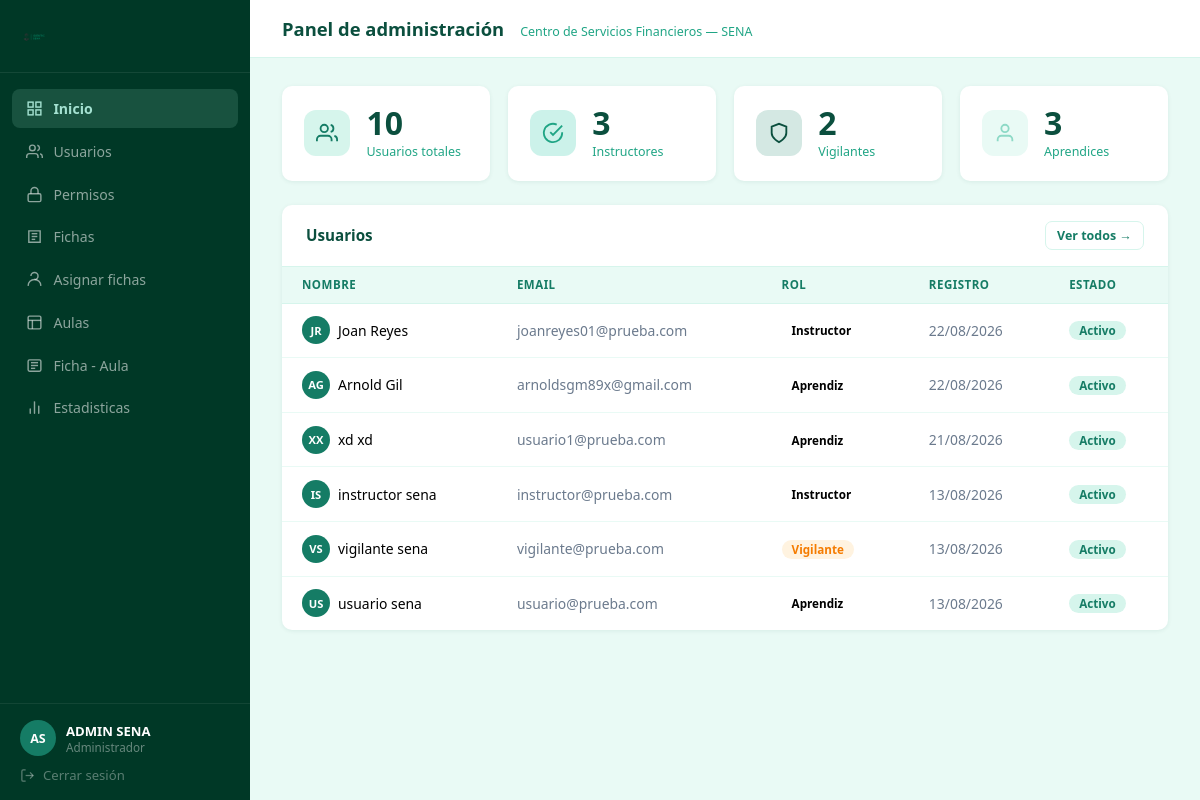
The page /usuarios/dashboard/ (signed in) on the database its author committed.
### usuarios/models.py (models this page shows, shortened)
class Usuario(AbstractUser):
    ROL_CHOICES = [
        ('admin',     'Administrador'),
        ('vigilante', 'Vigilante'),
        ('aprendiz', 'Aprendiz'),
        ('instructor','Instructor'),
    ]
    email           = models.EmailField(unique=True)
    tipoDocumento   = models.CharField(max_length=2)
    numeroDocumento = models.CharField(max_length=20, unique=True)
    nombre          = models.CharField(max_length=50)
    apellido        = models.CharField(max_length=50)
    edad            = models.PositiveIntegerField(blank=True, null=True)
    telefono        = models.CharField(max_length=15, blank=True, null=True)
    rol = models.CharField(
        max_length=20,
        choices=ROL_CHOICES,
        default='aprendiz',
    )
    USERNAME_FIELD  = 'email'
    REQUIRED_FIELDS = ['username', 'nombre', 'apellido']

### usuarios/views.py (the view)
# urls.py: path('dashboard/', views.dashboard, name='dashboard'),
@login_required
@user_passes_test(es_admin, login_url='login')
def dashboard(request):
    total = Usuario.objects.count()
    activos = Usuario.objects.filter(
        is_active=True
    ).count()
    vigilantes = Usuario.objects.filter(
        rol='vigilante'
    ).count()
    aprendices = Usuario.objects.filter(
        rol='aprendiz'
    ).count()
    instructores = Usuario.objects.filter(
        rol='instructor'
    ).count()
    recientes = Usuario.objects.order_by(
        '-date_joined'
    )[:6]
    return render(
        request,
        'usuarios/dashboard.html',
        {
            'total': total,
            'activos': activos,
            'vigilantes': vigilantes,
            'aprendices': aprendices,
            'instructores': instructores,
            'recientes': recientes
        }
    )

### usuarios/views.py (called while the page is built)
def es_admin(user):
    return user.is_authenticated and (
        user.is_staff or user.rol == 'admin'
    )

### usuarios/templates/usuarios/dashboard.html (shortened to what this page needs)
{% load static %}
<!DOCTYPE html>
<html lang="es">
<head>
    <link rel="stylesheet" href="{% static 'css/mainConfig.css' %}">
    <link rel="stylesheet" href="{% static 'css/dashboard.css' %}">
</head>
<body>
    <div class="dash-layout">
        <aside class="dash-sidebar">
            <div class="dash-brand">
                <img src="{% static 'img/identic_sena 2-largo.png' %}" alt="Identic SENA" class="dash-logo">
            </div>
            <nav class="dash-nav">
                <a href="{% url 'dashboard' %}" class="dash-nav-item dash-nav-item--activo">
                    <svg viewBox="0 0 24 24" fill="none" stroke="currentColor" stroke-width="2">
                        <rect x="3" y="3" width="7" height="7" />
                        <rect x="14" y="3" width="7" height="7" />
                        <rect x="3" y="14" width="7" height="7" />
                        <rect x="14" y="14" width="7" height="7" />
                    </svg>
                    Inicio
                </a>
                <a href="{% url 'dashboard_usuarios' %}" class="dash-nav-item">
                    <svg viewBox="0 0 24 24" fill="none" stroke="currentColor" stroke-width="2">
                        <path d="M17 21v-2a4 4 0 0 0-4-4H5a4 4 0 0 0-4 4v2" />
                        <circle cx="9" cy="7" r="4" />
                        <path d="M23 21v-2a4 4 0 0 0-3-3.87" />
                        <path d="M16 3.13a4 4 0 0 1 0 7.75" />
                    </svg>
                    Usuarios
                </a>
                <a href="{% url 'dashboard_permisos' %}" class="dash-nav-item">
                    <svg viewBox="0 0 24 24" fill="none" stroke="currentColor" stroke-width="2">
                        <rect x="3" y="11" width="18" height="11" rx="2" />
                        <path d="M7 11V7a5 5 0 0 1 10 0v4" />
                    </svg>
                    Permisos
                </a>
                <a href="{% url 'dashboard_fichas' %}" class="dash-nav-item dash-nav-item">
                    <svg viewBox="0 0 24 24" fill="none" stroke="currentColor" stroke-width="2">
                        <path d="M4 4h16v16H4z" />
                        <path d="M8 8h8" />
                        <path d="M8 12h8" />
                        <path d="M8 16h5" />
                    </svg>
                    Fichas
                </a>
                <a href="{% url 'dashboard_asignar_fichas' %}" class="dash-nav-item dash-nav-item">
                    <svg viewBox="0 0 24 24" fill="none" stroke="currentColor" stroke-width="2">
                        <path d="M12 12a5 5 0 1 0-5-5" />
                        <path d="M3 21a9 9 0 0 1 18 0" />
                    </svg>
                    Asignar fichas
                </a>
                <a href="{% url 'dashboard_aulas_admin' %}" class="dash-nav-item">
                    <svg viewBox="0 0 24 24" fill="none" stroke="currentColor" stroke-width="2">
                        <rect x="3" y="3" width="18" height="18" rx="2" ry="2" />
                        <path d="M3 9h18" />
                        <path d="M9 21V9" />
                    </svg>
                    Aulas
                </a>
                <a href="{% url 'dashboard_ficha_aula_admin' %}" class="dash-nav-item">
                    <svg viewBox="0 0 24 24" fill="none" stroke="currentColor" stroke-width="2">
                        <rect x="3" y="4" width="18" height="16" rx="2" />
                        <path d="M7 8h10" />
                        <path d="M7 12h10" />
                        <path d="M7 16h6" />
                    </svg>
                    Ficha - Aula
                </a>
                <a href="{% url 'estadisticas' %}" class="dash-nav-item">
                    <svg viewBox="0 0 24 24" fill="none" stroke="currentColor" stroke-width="2" stroke-linecap="round"
                        stroke-linejoin="round">
                        <path d="M18 20V10" />
                        <path d="M12 20V4" />
                        <path d="M6 20V14" />
                    </svg>
                    Estadisticas
                </a>
            </nav>
            <div class="dash-sidebar-footer">
                <div class="dash-user-info">
                    <div class="dash-avatar">
                        {{ request.user.nombre|first|upper }}{{ request.user.apellido|first|upper }}
                    </div>
                    <div>
                        <div class="dash-user-nombre">{{ request.user.nombre }} {{ request.user.apellido }}</div>
                        <div class="dash-user-rol">{{ request.user.get_rol_display }}</div>
                    </div>
                </div>
                <a href="{% url 'logout' %}" class="dash-logout">
                    <svg viewBox="0 0 24 24" fill="none" stroke="currentColor" stroke-width="2">
                        <path d="M9 21H5a2 2 0 0 1-2-2V5a2 2 0 0 1 2-2h4" />
                        <polyline points="16 17 21 12 16 7" />
                        <line x1="21" y1="12" x2="9" y2="12" />
                    </svg>
                    Cerrar sesión
                </a>
            </div>
        </aside>
        <div class="dash-main">
            <header class="dash-topbar">
                <h1 class="dash-topbar-titulo">Panel de administración</h1>
                <span class="dash-topbar-sub">Centro de Servicios Financieros — SENA</span>
            </header>
            <main class="dash-contenido">
                <div class="dash-stats">
                    <div class="stat-card">
                        <div class="stat-icono stat-icono--verde">
                            <svg viewBox="0 0 24 24" fill="none" stroke="currentColor" stroke-width="2">
                                <path d="M17 21v-2a4 4 0 0 0-4-4H5a4 4 0 0 0-4 4v2" />
                                <circle cx="9" cy="7" r="4" />
                                <path d="M23 21v-2a4 4 0 0 0-3-3.87" />
                                <path d="M16 3.13a4 4 0 0 1 0 7.75" />
                            </svg>
                        </div>
                        <div class="stat-info">
                            <div class="stat-num">{{ total }}</div>
                            <div class="stat-label">Usuarios totales</div>
                        </div>
                    </div>
                    <div class="stat-card">
                        <div class="stat-icono stat-icono--turquesa">
                            <svg viewBox="0 0 24 24" fill="none" stroke="currentColor" stroke-width="2">
                                <path d="M22 11.08V12a10 10 0 1 1-5.93-9.14" />
                                <polyline points="22 4 12 14.01 9 11.01" />
                            </svg>
                        </div>
                        <div class="stat-info">
                            <div class="stat-num">{{ instructores }}</div>
                            <div class="stat-label">Instructores</div>
                        </div>
                    </div>
                    <div class="stat-card">
                        <div class="stat-icono stat-icono--oscuro">
                            <svg viewBox="0 0 24 24" fill="none" stroke="currentColor" stroke-width="2">
                                <path d="M12 22s8-4 8-10V5l-8-3-8 3v7c0 6 8 10 8 10z" />
                            </svg>
                        </div>
                        <div class="stat-info">
                            <div class="stat-num">{{ vigilantes }}</div>
                            <div class="stat-label">Vigilantes</div>
                        </div>
                    </div>
                    <div class="stat-card">
                        <div class="stat-icono stat-icono--suave">
                            <svg viewBox="0 0 24 24" fill="none" stroke="currentColor" stroke-width="2">
                                <path d="M20 21v-2a4 4 0 0 0-4-4H8a4 4 0 0 0-4 4v2" />
                                <circle cx="12" cy="7" r="4" />
                            </svg>
                        </div>
                        <div class="stat-info">
                            <div class="stat-num">{{ aprendices }}</div>
                            <div class="stat-label">Aprendices</div>
                        </div>
                    </div>
                </div>
                <div class="dash-card">
                    <div class="dash-card-header">
                        <h2 class="dash-card-titulo">Usuarios</h2>
                        <a href="{% url 'dashboard_usuarios' %}" class="dash-btn dash-btn--outline dash-btn--sm">Ver
                            todos →</a>
                    </div>
                    <table class="dash-tabla">
                        <thead>
                            <tr>
                                <th>Nombre</th>
                                <th>Email</th>
                                <th>Rol</th>
                                <th>Registro</th>
                                <th>Estado</th>
                            </tr>
                        </thead>
                        <tbody>
                            {% for u in recientes %}
                            <tr>
                                <td>
                                    <div class="dash-user-cell">
                                        <div class="dash-avatar dash-avatar--sm">{{ u.nombre|first|upper }}{{u.apellido|first|upper }}</div>
                                        {{ u.nombre }} {{ u.apellido }}
                                    </div>
                                </td>
                                <td class="dash-muted">{{ u.email }}</td>
                                <td><span class="dash-badge dash-badge--{{ u.rol }}">{{ u.get_rol_display }}</span></td>
                                <td class="dash-muted">{{ u.date_joined|date:"d/m/Y" }}</td>
                                <td>
                                    {% if u.is_active %}
                                    <span class="dash-badge dash-badge--activo">Activo</span>
                                    {% else %}
                                    <span class="dash-badge dash-badge--inactivo">Inactivo</span>
                                    {% endif %}
                                </td>
                            </tr>
                            {% empty %}
                            <tr>
                                <td colspan="5" class="dash-tabla-vacio">No hay usuarios registrados.</td>
                            </tr>
                            {% endfor %}
                        </tbody>
                    </table>
                </div>
            </main>
        </div>
    </div>
</body>
</html>

### static/css/mainConfig.css (style rules this page uses)
:root { --colorBlanco: #ffffff; --colorTurquesa: #a4e1d1; --colorVerdeClaro: #8dd9c6; --colorVerde: #20a585; --colorVerdePrincipal: #157c65; --colorVerdeMuyOscuro: #0b4f3e; --colorSuperOscuro: #003826; --verdeHover: #1a8f72; --verdeSuave: #e9faf5; --verdeSuave2: #d6f5ec; }
* { margin: 0; padding: 0; }

### rows shown on the page
Usuario: user.nombre|first "A", user.apellido|first "S", user.nombre "ADMIN", user.apellido "SENA", user.rol "Administrador"
Usuario: nombre|first "J", apellido|first "R", nombre "Joan", apellido "Reyes", email "joanreyes01@prueba.com", rol "Instructor", date_joined "22/08/2026", is_active "Activo"
Usuario: nombre|first "A", apellido|first "G", nombre "Arnold", apellido "Gil", email "arnoldsgm89x@gmail.com", rol "Aprendiz", date_joined "22/08/2026", is_active "Activo"
Usuario: nombre|first "X", apellido|first "X", nombre "xd", apellido "xd", email "usuario1@prueba.com", rol "Aprendiz", date_joined "21/08/2026", is_active "Activo"
Usuario: nombre|first "I", apellido|first "S", nombre "instructor", apellido "sena", email "instructor@prueba.com", rol "Instructor", date_joined "13/08/2026", is_active "Activo"
Usuario: nombre|first "V", apellido|first "S", nombre "vigilante", apellido "sena", email "vigilante@prueba.com", rol "Vigilante", date_joined "13/08/2026", is_active "Activo"
Usuario: nombre|first "U", apellido|first "S", nombre "usuario", apellido "sena", email "usuario@prueba.com", rol "Aprendiz", date_joined "13/08/2026", is_active "Activo"

### other values the page prints
{{ total }} "10"
{{ instructores }} "3"
{{ vigilantes }} "2"
{{ aprendices }} "3"
